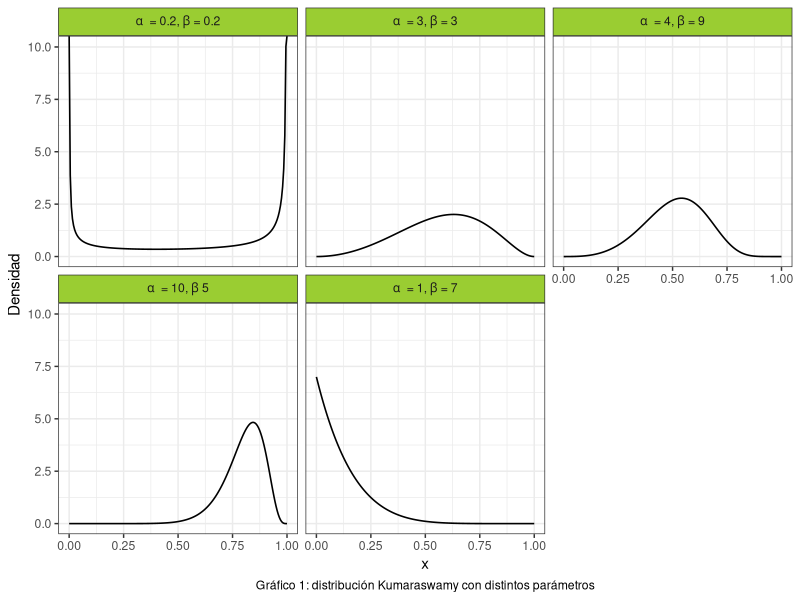
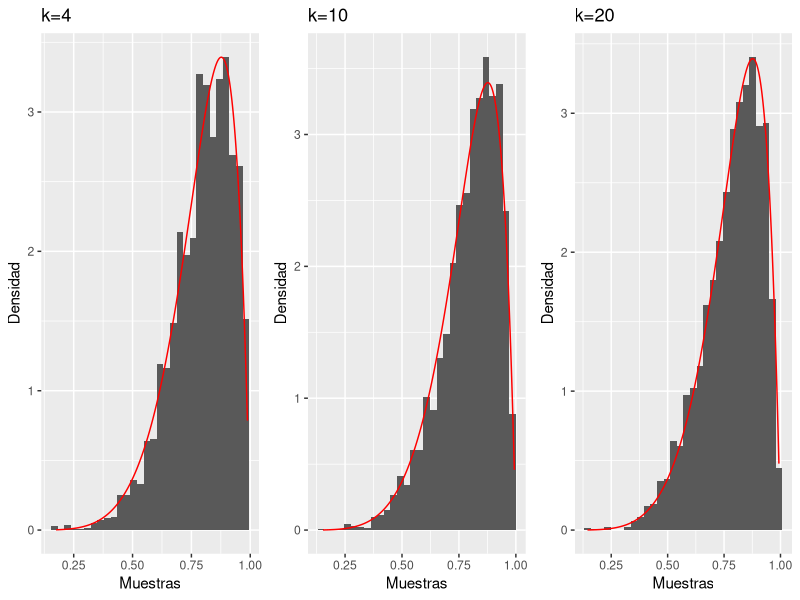
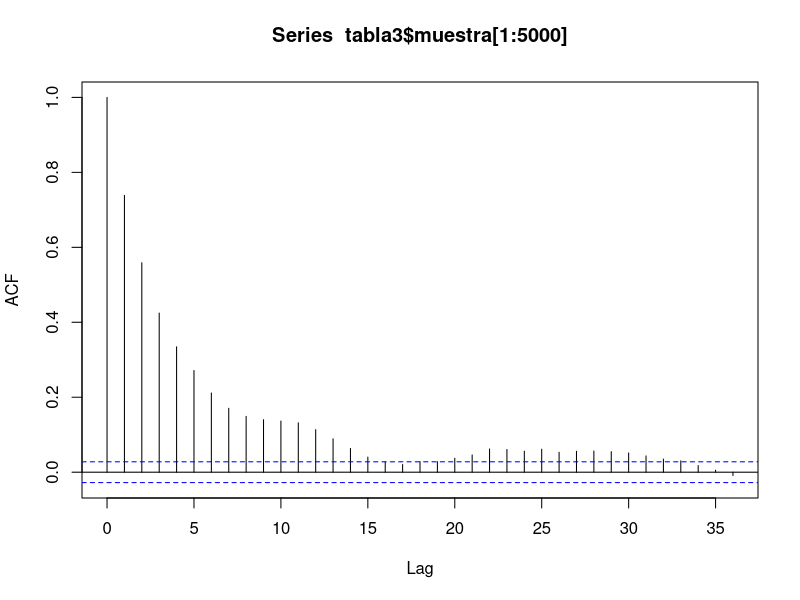
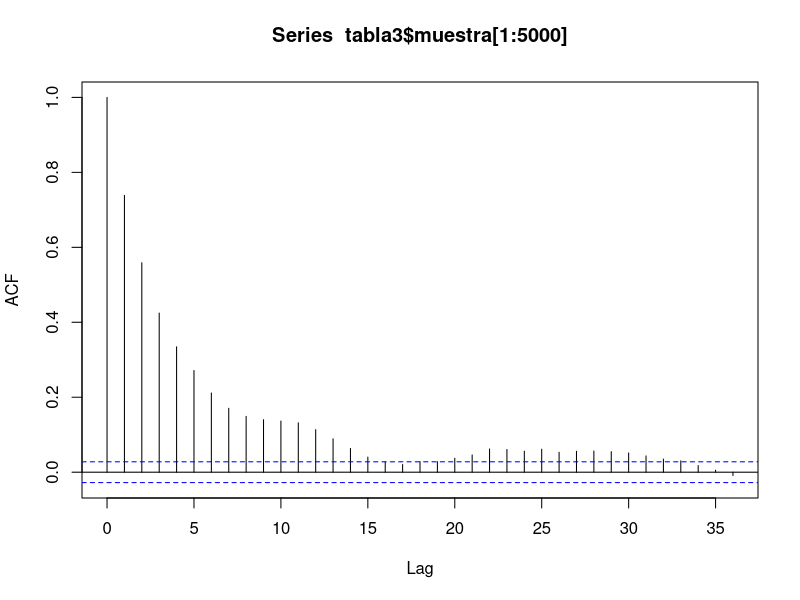
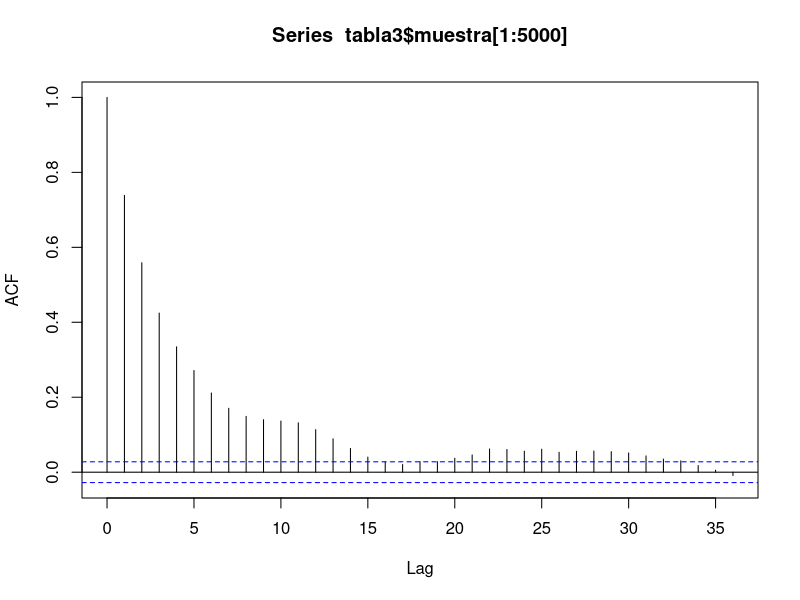
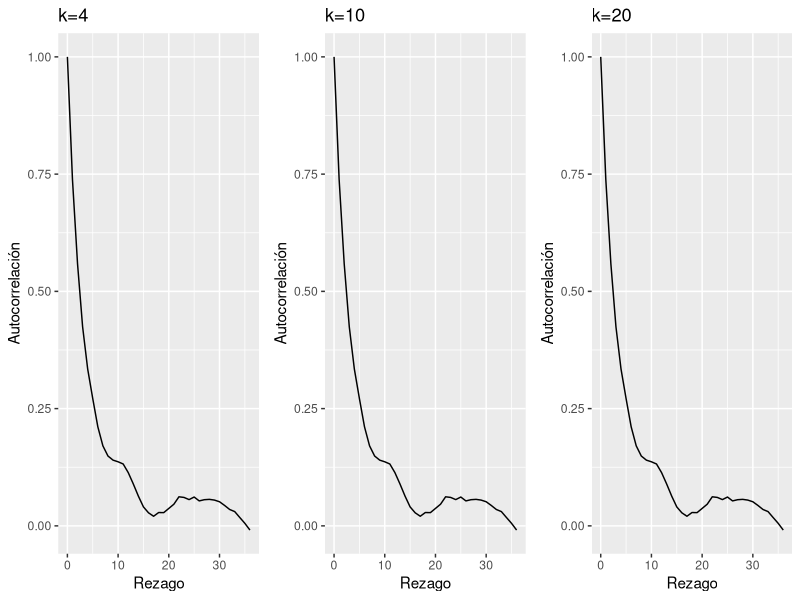

Here is the R script that generated these plots, in order:
## ---- chunk 1
#Librerias
library(ggplot2)
library(dplyr)
library(gridExtra)
library(kableExtra)
library(stats)
library(mvtnorm)
set.seed(394)
## ---- chunk 2

cant_saltos <- 0

#Punto 1:
sample_mh <- function(d_objetivo, r_propuesta, d_propuesta, p_inicial, n) {
  muestras <- matrix(nrow = n, ncol = length(p_inicial))
  muestras[1, ] <- p_inicial
  
  for(i in 2:n) {
    p_actual <- muestras[i-1,]
    p_nuevo <- r_propuesta(p_actual)
    
    f_nuevo <- d_objetivo(p_nuevo)
    f_actual <- d_objetivo(p_actual)
    
    q_actual <- d_propuesta(p_actual, mean = p_nuevo)
    q_nuevo <- d_propuesta(p_nuevo, mean = p_actual)
    
    alpha <- min(1, (f_nuevo/f_actual)*(q_actual/q_nuevo))
    aceptar <- rbinom(1, 1, alpha)
    
    if(aceptar) { 
      muestras[i,] <- p_nuevo
      cant_saltos <- cant_saltos + 1
      
    } else {
      muestras[i,] <- p_actual
    }
  }
  
  if (ncol(muestras) == 1) {
    muestras <- as.vector(muestras)
  } 
  return(list(muestras=muestras,cant_saltos=cant_saltos))
}

## ---- chunk 3
#Punto 2
# Crear grilla para los valores de "x"
grid_n <- 200
x_grid <- seq(0, 1, length.out = grid_n)

kumaraswamy <- function(x, a, b){
  a*b*(x^(a-1))*((1-(x^a))^(b-1))
}

a <- c(0.2, 3, 4, 10, 1)
b <- c(0.2, 3, 9, 5, 7)

#Creamos un data frame para graficar la distribución de Kumaraswamy:

data1 <- data.frame(
  Funcion = as.factor(rep(1:5, each = grid_n)),
  Densidad = numeric(5 * grid_n),
  Grilla = rep(x_grid, times = 5)
) 

#Completamos el data frame con las densidades:
for(i in 1:5) {
    indices <- seq(from = 1 + (i - 1) * 200, to = 200 + (i - 1) * 200)
    data1$Densidad[indices] <- kumaraswamy(x_grid, a[i], b[i])
}

# Asigno etiquetas para cada función de kumaraswamy
levels(data1$Funcion) <- c(
  expression(alpha ~ " = 0.2," ~ beta ~ "= 0.2"),
  expression(alpha ~ " = 3," ~ beta ~ "= 3"),
  expression(alpha ~ " = 4," ~ beta ~ "= 9"),
  expression(alpha ~ " = 10," ~ beta ~ "5"),
  expression(alpha ~ " = 1," ~ beta ~ "= 7")
)

ggplot(data = data1, aes(x = Grilla, y = Densidad)) +
  geom_line(size = 0.55) +
  facet_wrap(~Funcion, labeller = label_parsed) +
  theme_bw() +
  labs(x = "x",
       caption = "Gráfico 1: distribución Kumaraswamy con distintos parámetros") + 
  theme(
    strip.background = element_rect(fill = "olivedrab3"),
    plot.caption = element_text(hjust = 0.5)
  )

## ---- chunk 4
#Punto 3
concentracion3 <- c(4,10,20)
tabla3 <- data.frame ( 
  concentracion = rep(concentracion3, each = 5000),
  muestra = numeric(15000)
  )
tasa3 <- numeric(3)

for (i in 1:3) {
#Funciones a usar
d_objetivo3 <- function(x) kumaraswamy(x, 6, 2)
d_propuesta3 <- function(x, mean) dbeta(x, shape1 = mean * concentracion3[i], shape2 = (1-mean) * concentracion3[i])
r_propuesta3 <- function(x) rbeta(1, shape1 = x * concentracion3[i], shape2 = (1-x) * concentracion3[i])
#Donde x hace referencia a mu
n3 <- 5000
p_inicial3 <- rbeta(1,shape1=2,shape2=2)
funcion3 <- sample_mh(d_objetivo3, r_propuesta3, d_propuesta3, p_inicial3, n3)
indices <- seq(from = 1 + (i - 1) * 5000, to = 5000 + (i - 1) * 5000)
tabla3$muestra[indices] <- funcion3$muestras

tasa3[i] <- funcion3$cant_saltos/n3
} 

#Tasa de aceptacion
tabla3_2 <- data.frame(
  Concentracion = c("4","10","20"),
  Tasa_de_aceptacion = tasa3
) %>%
  kable() %>%
  kable_styling(bootstrap_options = c("striped","hover","condensed")) %>%
  add_footnote("Pie tabla")

#Gata peluda junta
# Agrego una columna con el orden de las muestras
tabla3$orden <- rep(1:5000, times = 3)
tabla3$concentracion <- as.factor(tabla3$concentracion) 


# Gráfico con múltiples líneas
grafico3_1 <- ggplot(data = tabla3, aes(x = orden, y = muestra, group = concentracion, color = concentracion)) +
  geom_line() +
  theme_bw() +
  labs(x = "x", y = "y", color = "Group", caption = "Título grafico") +
  theme(legend.position = "top")  
  
#Trace plots
plot_trace <- function(x){
  data.frame(x = seq_along(x), y = x) %>% 
    ggplot() +
    geom_line(aes(x = x, y = y))
}

grafico3_2 <- plot_trace(tabla3$muestra[1:5000]) + labs (caption = "Titulo grafico")
grafico3_3 <- plot_trace(tabla3$muestra[5001:10000]) + labs (caption = "Titulo grafico")
grafico3_4 <- plot_trace(tabla3$muestra[10001:15000]) + labs (caption = "Titulo grafico")

#Histogramas
plot_hist <- function(x, d_objetivo3) {
  x_seq <- seq(min(x), max(x), length.out = n3)
  df_hist <- data.frame(x = x)
  df_line <- data.frame(x = x_seq, y = d_objetivo3(x_seq))
  
  ggplot(df_hist)+
    geom_histogram(aes(x = x, y =after_stat(density))) +
    geom_line(aes(x = x, y = y), data = df_line, color = "red")
}
grafico3_5 <- plot_hist(tabla3$muestra[1:5000],d_objetivo3) +
  labs (title = "k=4", x = "Muestras", y = "Densidad")
grafico3_6 <- plot_hist(tabla3$muestra[5001:10000],d_objetivo3) +
  labs (title = "k=10", x = "Muestras", y = "Densidad")
grafico3_7 <- plot_hist(tabla3$muestra[10001:15000],d_objetivo3) +
  labs (title = "k=20", x = "Muestras", y = "Densidad")

grid.arrange(grafico3_5,grafico3_6,grafico3_7,nrow=1)

#Graficos de autocorrelacion
a3 <- acf(tabla3$muestra[1:5000])

grafico3_8 <- ggplot()+
  geom_line(aes(y = a3$acf, x = a3$lag)) +
  labs (title = "k=4", x = "Rezago", y = "Autocorrelación")

b3 <- acf(tabla3$muestra[1:5000])

grafico3_9 <- ggplot()+
  geom_line(aes(y = b3$acf, x = b3$lag)) +
  labs (title = "k=10", x = "Rezago", y = "Autocorrelación")

c3 <- acf(tabla3$muestra[1:5000])

grafico3_10 <- ggplot()+
  geom_line(aes(y = c3$acf, x = c3$lag)) +
  labs (title = "k=20", x = "Rezago", y = "Autocorrelación")

grid.arrange(grafico3_8,grafico3_9,grafico3_10,nrow=1)
## ---- chunk 5
#Punto 4
muestra4_1 <- tabla3$muestra[1:5000]
muestra4_2 <- tabla3$muestra[5001:10000]
muestra4_3 <- tabla3$muestra[10001:15000]

#Calculo de la media y los percentiles 5 y 95 para X:
medias <- c(mean(muestra4_1), mean(muestra4_2), mean(muestra4_3))
percentiles <- data.frame(
  Muestra = c("1", "2", "3"),
  Percentile_5 = c(quantile(muestra4_1, prob = c(0.05)),
                  quantile(muestra4_2, prob = c(0.05)),
                  quantile(muestra4_3, prob = c(0.05))
                  ),
  Percentil_95 = c(quantile(muestra4_1, prob = c(0.95)),
                  quantile(muestra4_2, prob = c(0.95)),
                  quantile(muestra4_3, prob = c(0.95))
                  )
)

#Cálculo de la media y los percentiles 5 y 95 para logit(X):
l_m1 <- log((muestra4_1/(1-muestra4_1)))
l_m2 <- log((muestra4_2/(1-muestra4_2)))
l_m3 <- log((muestra4_3/(1-muestra4_3)))


medias_l <- c(mean(l_m1), mean(l_m2), mean(l_m3))
percentiles_l <- data.frame(
  Muestra = c("1", "2", "3"),
  Percentile_5 = c(quantile(l_m1, prob = c(0.05)),
                  quantile(l_m2, prob = c(0.05)),
                  quantile(l_m3, prob = c(0.05))
                  ),
  Percentil_95 = c(quantile(l_m1, prob = c(0.95)),
                  quantile(l_m2, prob = c(0.95)),
                  quantile(l_m3, prob = c(0.95))
                  )
)



## ---- chunk 6
#Paso 7
n7 <- 1000
d_objetivo7 <- function(x) dmvnorm(x,c(0.4,0.75),matrix(c(1.35,0.4,0.4,2.4),nrow=2))
d_propuesta7 <- function(x, mean) dmvnorm(x,mean = mean ,matrix(c(0.4,0,0,0.4),nrow=2))
r_propuesta7 <- function(x) rmvnorm(1, mean = x, sigma = matrix(c(0.4,0,0,0.4),nrow=2))
funcion7 <- sample_mh(d_objetivo7,r_propuesta7,d_propuesta7,c(0,0),n7)
muestra7 <- data.frame(
  valor1 = funcion7$muestras[,1],
  valor2 = funcion7$muestras[,2]
)

#Trace plot
plot_trace <- function(x, y) {
  n <- length(x)
  df <- data.frame(
    x = rep(1:n, 2),
    y = c(x,y),
    dimension = rep(1:2, each = n)
  )
  
  ggplot(df) + 
    geom_line(aes(x = x, y = y)) +
    facet_grid(rows = vars(dimension))
}


grafico7_1 <- plot_trace(muestra7[,1],muestra7[,2])

#Estadisticas

#R sombrero

W <- function(muestras) {
  
  mean(apply(muestras, 2, var))
 
}


B <-  function(muestras, M, S) {
  media_g <- mean(muestras)
  media_cadena <- mean(apply(muestras, 2, mean))
  
  b <- (S/(M-1))* sum((media_cadena-media_g)^2)
  #S = nrow(muestras)
  #M = nrow
  return(b)
}


r_hat <- function(x) {
  S <- nrow(x)
  M <- ncol(x)
  W <- W(x)
  B <- B(x, M, S)
  
  sqrt(((S/(S-1))*W + (1/S)*B)/W)
}


r_hat(muestra7)
